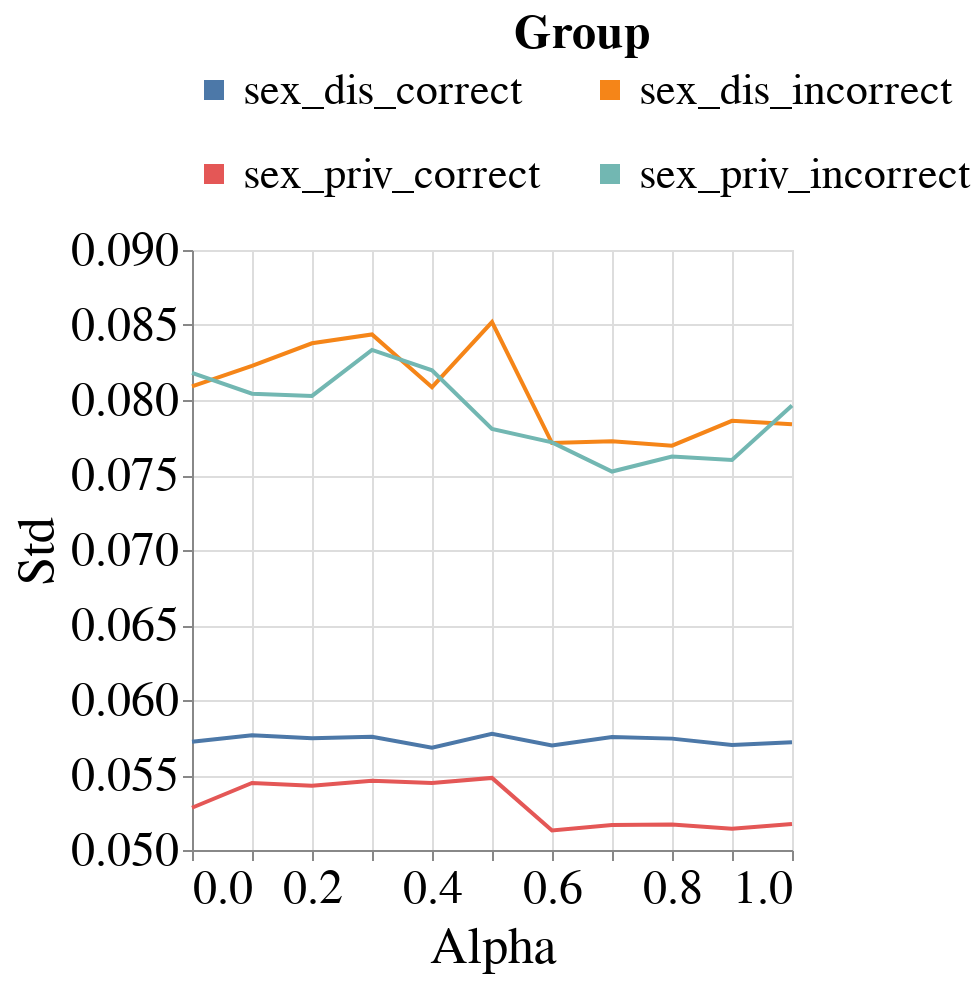

The code cell stored with this chart in its notebook:
### Code cell
visualizer.create_line_bands_per_group_metric_plot(model_name=MODEL_NAMES[0],
                                                   group_metric='Std',
                                                   group='sex',
                                                   metric_type='subgroup')
